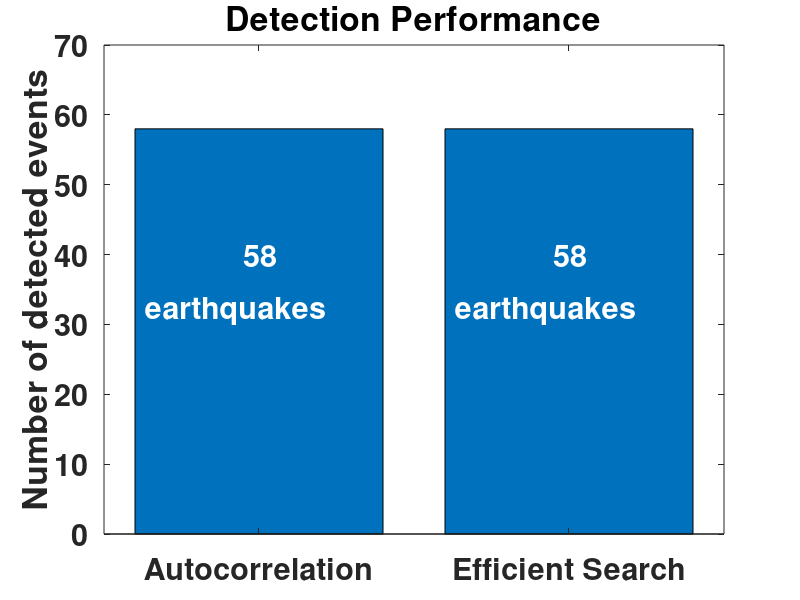
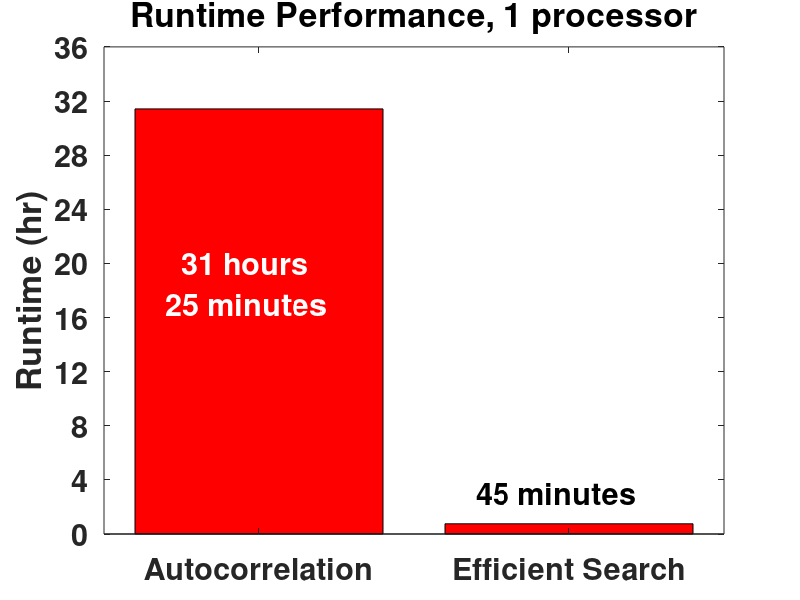
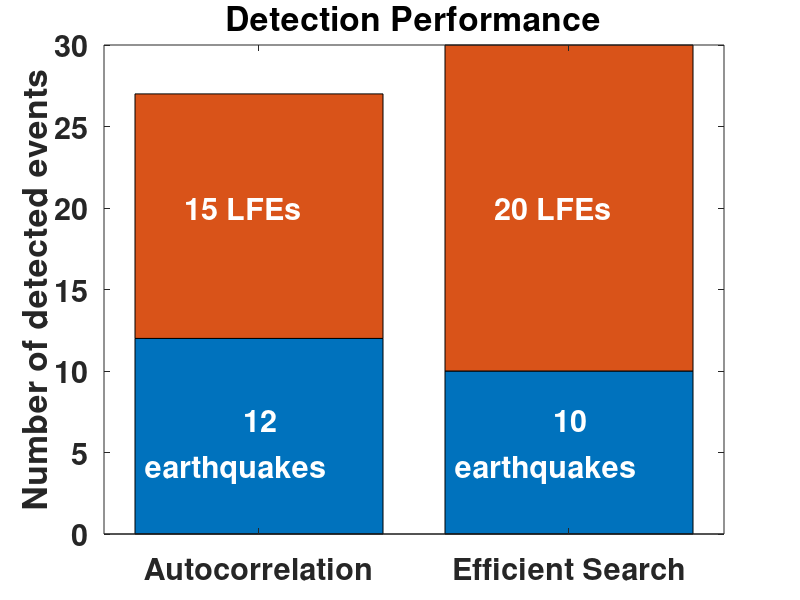
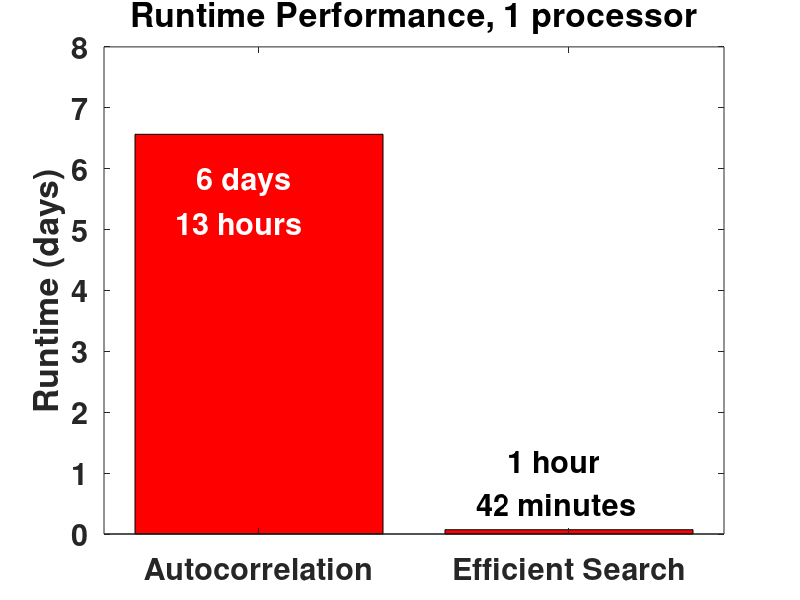

Write MATLAB code to recreate these figures, in order.
close all
clear

% NCSN_Calaveras_7ch_24hr (haar_coefficients, keep 800 coefficients per channel)
ncsn.detections = [58 58]; % [autocorrelation fast] number of detections
figure
bar(ncsn.detections);
set(gca, 'FontSize', 22, 'FontWeight', 'bold');
xlim([0.5 2.5]);
ylim([0 70]);
ylabel('Number of detected events');
set(gca, 'XTick', [0:3]);
set(gca,'XTickLabel', ['                ';'Autocorrelation ';'Efficient Search';'                ']);
title('Detection Performance');
% text(0.7, 60, '58 earthquakes', 'FontSize', 16);
% text(1.7, 60, '58 earthquakes', 'FontSize', 16);
text(0.95, 40, '58', 'color','w', 'FontSize', 22, 'FontWeight', 'bold');
text(1.95, 40, '58', 'color','w', 'FontSize', 22, 'FontWeight', 'bold');
text(0.63, 32, 'earthquakes', 'color','w', 'FontSize', 22, 'FontWeight', 'bold');
text(1.63, 32, 'earthquakes', 'color','w', 'FontSize', 22, 'FontWeight', 'bold');

ncsn.runtime.spectrogram = [8 8 8 8 8 8 8];
ncsn.runtime.wavelet = [44.9375 44.6077 45.4683 44.1139 43.5003 44.0073 45.4753 56.5572 45.5614 ...
    45.7758 48.1443 44.7065 44.7347 45.2605 50.7609 51.4546 44.3982 42.3639 ...
    42.5642 46.61 48.7261];
ncsn.runtime.fingerprint = [160.1626 47.5761 60.6864 85.431 36.9516 46.6987 35.4187];
ncsn.runtime.minhash = [102.88 103.28 110.18 131.14 92.29 92.71 119.45];
ncsn.runtime.database = [5.08 7.55 26.05 13.55 5.47 6.14 34.12];
ncsn.runtime.search = [59.74 58.72 65.13 45.65 40.19 40.46 46.97];
ncsn.runtime.network = [2.4826 0.88475 8.28 0.95 0.39591];
ncsn.runtime.total = sum(ncsn.runtime.spectrogram) + sum(ncsn.runtime.wavelet) + ...
    sum(ncsn.runtime.fingerprint) + sum(ncsn.runtime.minhash) + sum(ncsn.runtime.database) + ...
    sum(ncsn.runtime.search) + sum(ncsn.runtime.network);

ncsn.runtimes = [31+25/60 ncsn.runtime.total/3600]; % [autocorrelation fast] runtime (hr)
figure
bar(ncsn.runtimes, 'r');
set(gca, 'FontSize', 22, 'FontWeight', 'bold');
xlim([0.5 2.5]);
ylim([0 36]);
ylabel('Runtime (hr)');
set(gca, 'XTick', [0:3]);
set(gca,'XTickLabel', ['                ';'Autocorrelation ';'Efficient Search';'                ']);
set(gca, 'YTick', [0:4:36]);
set(gca,'YTickLabel', [' 0';' 4';' 8';'12';'16';'20';'24';'28';'32';'36']);
title('Runtime Performance, 1 processor');
% text(0.6, 32.5, '31 hours 25 minutes', 'FontSize', 16);
% text(1.8, 2, '45 minutes', 'FontSize', 16);
text(0.75, 20, '31 hours', 'color','w', 'FontSize', 22, 'FontWeight', 'bold');
text(0.7, 17, '25 minutes', 'color','w', 'FontSize', 22, 'FontWeight', 'bold');
text(1.7, 3, '45 minutes', 'FontSize', 22, 'FontWeight', 'bold');

% HRSN_20071026_12ch_24hr
hrsn.detections = [12 15; 10 20]; % [ac.eq ac.lfe; fast.eq fast.lfe] number of detections
figure
bar(hrsn.detections,'stacked');
set(gca, 'FontSize', 22, 'FontWeight', 'bold');
xlim([0.5 2.5]);
ylabel('Number of detected events');
set(gca, 'XTick', [0:3]);
set(gca,'XTickLabel', ['                ';'Autocorrelation ';'Efficient Search';'                ']);
title('Detection Performance');
% text(0.7, 5, '12 earthquakes', 'FontSize', 16, 'color', 'w');
% text(0.85, 20, '15 LFEs', 'FontSize', 16, 'color', 'w');
% text(1.7, 5, '10 earthquakes', 'FontSize', 16, 'color', 'w');
% text(1.85, 20, '20 LFEs', 'FontSize', 16, 'color', 'w');
text(0.95, 7, '12', 'color','w', 'FontSize', 22, 'FontWeight', 'bold');
text(1.95, 7, '10', 'color','w', 'FontSize', 22, 'FontWeight', 'bold');
text(0.63, 4, 'earthquakes', 'color','w', 'FontSize', 22, 'FontWeight', 'bold');
text(1.63, 4, 'earthquakes', 'color','w', 'FontSize', 22, 'FontWeight', 'bold');
text(0.76, 20, '15 LFEs', 'color', 'w', 'FontSize', 22, 'FontWeight', 'bold');
text(1.76, 20, '20 LFEs', 'color', 'w', 'FontSize', 22, 'FontWeight', 'bold');

hrsn.runtime.spectrogram = [3.8631 3.4563 57.4579 3.7922 24.3682 3.5397 4.2053 4.3396 26.6527 ...
    3.6298 3.6564 3.7467 3.4866 3.6412 4.0692 6.2675 4.1815 3.8959 ...
    5.0944 3.9393 3.9527 24.7017 36.6631 26.9275 3.8181 3.747 3.8188 ...
    239.7128 111.2959 129.6036 3.4615 3.4586 3.4933 27.1881 39.7071 37.3396];
hrsn.runtime.wavelet = [89.4223 89.9816 89.265 89.9061 89.4072 90.1905 89.5522 89.9821 89.2737 ...
    89.5588 89.4206 89.4618 89.5731 89.0435 89.0887 89.6987 89.5564 90.5327 ...
    89.9835 89.2437 89.5601 89.7669 89.5984 89.5813 90.0443 89.6265 89.6411 ...
    90.0925 89.9601 89.5342 89.4693 89.4693 89.6104 89.6552 90.2843 89.0497];
hrsn.runtime.fingerprint = [63.236 63.236 63.236 63.8826 64.2856 63.9347 64.1832 63.5942 63.6837 ...
    63.7305 63.8942 63.7744];
hrsn.runtime.minhash = [62.25 62.25 62.25 62.57 60.33 60.12 59.94 59.88 61.97 63.13 61.49 61.89];
hrsn.runtime.database = [13.08 13.08 13.08 15.55 12.31 15.96 12.11 11.94 12.04 15.76 14.59 11.99];
hrsn.runtime.search = [22.09 22.09 22.09 29.31 28.71 28.14 25.59 30.32 28.42 25.94 31.08 21.43];
hrsn.runtime.network = [2.0962 0.36423 2.04 0.78 7.383];
hrsn.runtime.total = sum(hrsn.runtime.spectrogram) + sum(hrsn.runtime.wavelet) + ...
    sum(hrsn.runtime.fingerprint) + sum(hrsn.runtime.minhash) + sum(hrsn.runtime.database) + ...
    sum(hrsn.runtime.search) + sum(hrsn.runtime.network);

hrsn.ac.onechannel = 362*128; % autocorrelation runtime (1 channel), (s), times number of processors
hrsn.ac.nch = 12;
hrsn.ac.network = [59.2528 6.8961 695.61 863.31 73.1444 66.0154 6.6731 406.69 541.22 87.4471 ...
    44.7908 6.7085 406.2 531.13 105.3008 38.4908 6.4369 376.41 501.67 71.7922 ...
    2*178.318 2*8.3851 2*840.79 2*813.73 2*174.5491 411.5968 24.3234 1382.72 371.16 34.9043];
hrsn.ac.total = hrsn.ac.onechannel*hrsn.ac.nch + sum(hrsn.ac.network);

hrsn.runtimes = [hrsn.ac.total hrsn.runtime.total]/(3600*24); % [autocorrelation fast] runtime (days)
figure
bar(hrsn.runtimes, 'r');
set(gca, 'FontSize', 22, 'FontWeight', 'bold');
xlim([0.5 2.5]);
ylim([0 8]);
ylabel('Runtime (days)');
set(gca, 'XTick', [0:3]);
set(gca,'XTickLabel', ['                ';'Autocorrelation ';'Efficient Search';'                ']);
set(gca, 'YTick', [0:1:8]);
title('Runtime Performance, 1 processor');
% text(0.7, 6.8, '6 days 13 hours', 'FontSize', 16);
% text(1.65, 0.3, '1 hour 42 minutes', 'FontSize', 16);
text(0.8, 5.8, '6 days', 'color','w', 'FontSize', 22, 'FontWeight', 'bold');
text(0.73, 5.1, '13 hours', 'color','w', 'FontSize', 22, 'FontWeight', 'bold');
text(1.8, 1.2, '1 hour', 'FontSize', 22, 'FontWeight', 'bold');
text(1.7, 0.5, '42 minutes', 'FontSize', 22, 'FontWeight', 'bold');
